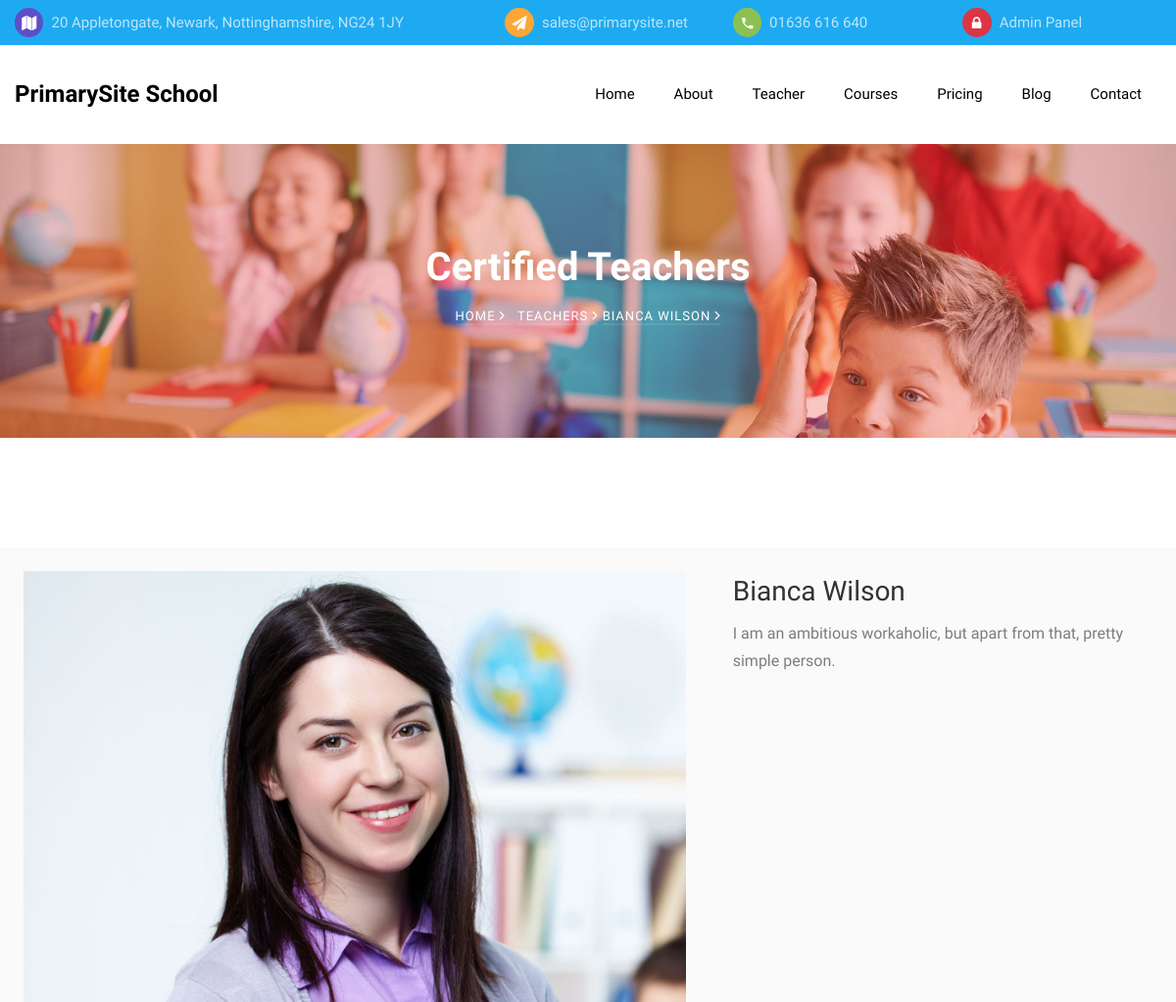
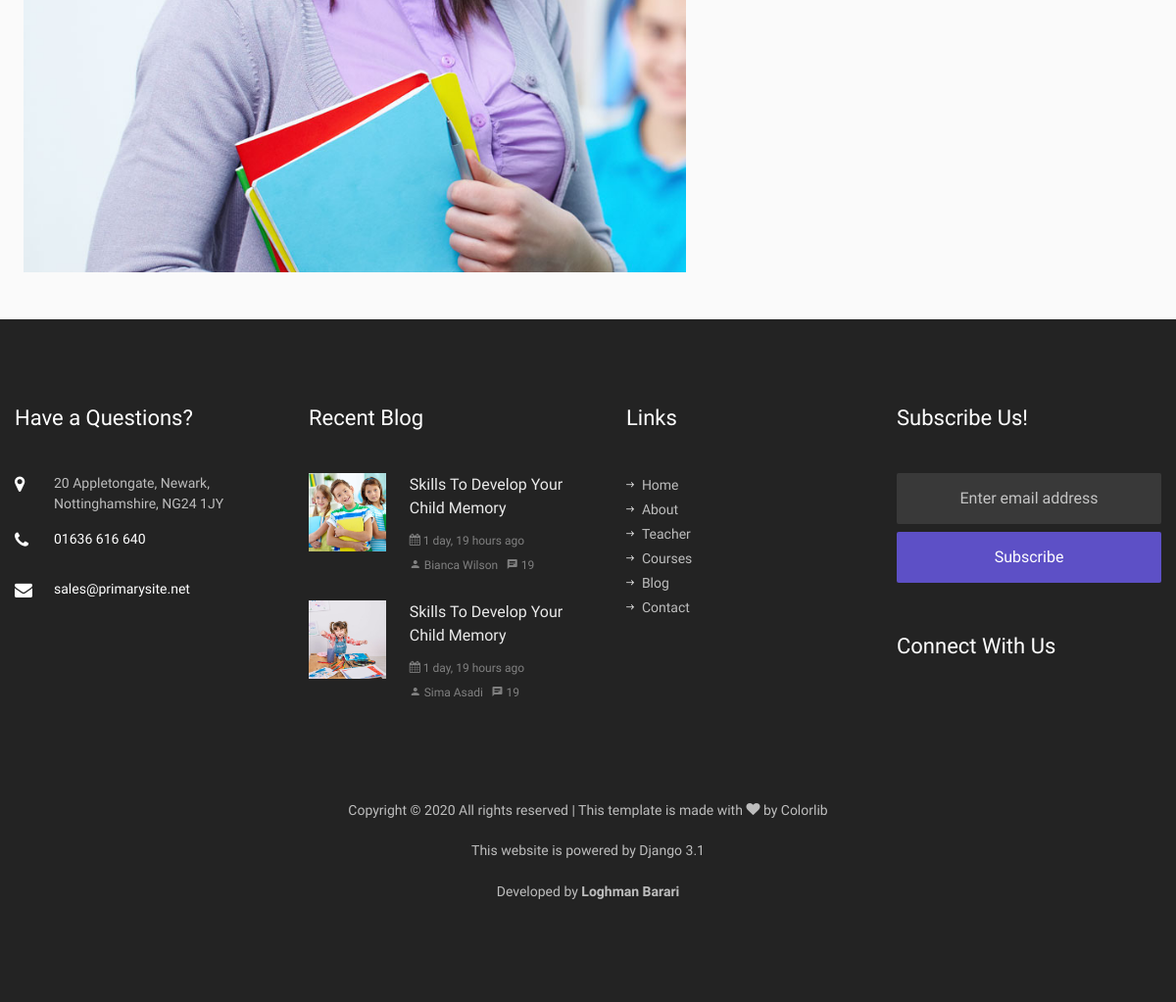
Page /teachers/1 on the committed database (2 pictures, top to bottom).
### pages/models.py (models this page shows, shortened)
class Setting(models.Model):
    class Meta:
        db_table = 'kiddos_settings'
    name = models.CharField('Name', primary_key=True,
                            max_length=50, blank=False, null=False)
    value = models.TextField('Value', blank=True, null=True)

class Teacher(models.Model):
    class Meta:
        db_table = 'kiddos_teacher'
    full_name = models.CharField(_('Full Name'), max_length=60)
    position = models.ForeignKey(TeacherPosition, on_delete=models.DO_NOTHING,
                                 related_name='+', verbose_name=_('Position'))
    short_desc = models.CharField(_('Short Description'), max_length=256)
    photo = models.ImageField(verbose_name=_('Photo'), upload_to='photos/%Y/%m/%d/',
                              null=True, blank=True)
    twitter = models.CharField(_('Twitter Account'), max_length=30,
                               blank=True, null=True)
    facebook = models.CharField(_('Facebook Account'), max_length=30,
                                blank=True, null=True)
    googleplus = models.CharField(_('Google+ Account'), max_length=30,
                                  blank=True, null=True)
    instagram = models.CharField(_('Instagram Account'), max_length=30,
                                 blank=True, null=True)
    is_published = models.BooleanField(_('Is published!'),
                                       default=True, null=False)
    publish_on_index = models.BooleanField(_('Is published on index page?!'),
                                           default=True, null=False)
    def __str__(self):
        return self.full_name

class BlogPost(models.Model):
    class Meta:
        db_table = 'kiddos_blog_post'
    title = models.CharField('Title', max_length=128, blank=False, null=False)
    short_desc = models.CharField('Short Description', max_length=256)
    body = models.TextField('Body')
    tags = models.CharField(_('Tags'), max_length=128,
                            blank=True, null=False, default='')
    image = models.ImageField('Image', upload_to='images/%Y/%m/%d/')
    is_published = models.BooleanField(_('Is published!'), default=True)
    author = models.ForeignKey('pages.Teacher', on_delete=models.DO_NOTHING,
                               related_name='+', null=True,
                               verbose_name=_('Author'))
    create_date = models.DateTimeField(verbose_name=_('Creation Date'),
                                       default=datetime.now, blank=True)
    create_user = models.ForeignKey(
        settings.AUTH_USER_MODEL,
        on_delete=models.CASCADE,
        related_name='+',
        blank=True,
        null=True,
        verbose_name=_('Created by'),
    )

### pages/views.py (the view)
# urls.py: path('teachers', views.teacher, name='teachers'),
def teacher(request, id=None):
    if id is None:
        teachers = models.Teacher.objects.filter(is_published=True)
        return render(request, 'pages/teachers.html', {'teachers': teachers})
    teacher = get_object_or_404(models.Teacher, pk=id)
    return render(request, 'pages/teacher.html', {'teacher': teacher})

### pages/views.py (called while the page is built)
def render(request, template, data=None):
    if data is None:
        data = {}
    data.update(services.get_website_settings())
    return _render(request, template, data)

### templates/pages/teacher.html
{% extends 'base.html' %}
{% load static %}
{% block content %}
<section class="hero-wrap hero-wrap-2" style="background-image: url('{% static 'images/bg_2.jpg' %}');">
  <div class="overlay"></div>
  <div class="container">
    <div class="row no-gutters slider-text align-items-center justify-content-center">
      <div class="col-md-9 ftco-animate text-center">
        <h1 class="mb-2 bread">Certified Teachers</h1>
        <p class="breadcrumbs">
          <span class="mr-2">
            <a href="{% url 'index' %}">Home <i class="ion-ios-arrow-forward"></i></a>
          </span>
          <span><a href="{% url 'teachers' %}">Teachers <i class="ion-ios-arrow-forward"></i></a></span>
          <span>{{ teacher }} <i class="ion-ios-arrow-forward"></i></span>
        </p>
      </div>
    </div>
  </div>
</section>
<section class="ftco-section ftco-no-pb">
  <div class="container">
    <div class="row">
      <div class=" d-flex p-4 bg-light">
        <div class="bio mr-5">
          <img src="{{ teacher.photo.url }}" alt="{{ teacher.full_name }}" class="img-fluid mb-4">
        </div>
        <div class="desc">
          <h3>{{ teacher.full_name }}</h3>
          <p>{{ teacher.short_desc }}</p>
        </div>
      </div>
    </div>
  </div>
</section>
{% endblock %}

### templates/base.html (shortened to what this page needs)
{% load static %}
<!DOCTYPE html>
<html lang="en">
<head>
    <link rel="stylesheet" href="{% static 'css/open-iconic-bootstrap.min.css' %}">
    <link rel="stylesheet" href="{% static 'css/animate.css' %}">
    <link rel="stylesheet" href="{% static 'css/owl.carousel.min.css' %}">
    <link rel="stylesheet" href="{% static 'css/owl.theme.default.min.css' %}">
    <link rel="stylesheet" href="{% static 'css/magnific-popup.css' %}">
    <link rel="stylesheet" href="{% static 'css/aos.css' %}">
    <link rel="stylesheet" href="{% static 'css/ionicons.min.css' %}">
    <link rel="stylesheet" href="{% static 'css/flaticon.css' %}">
    <link rel="stylesheet" href="{% static 'css/icomoon.css' %}">
    <link rel="stylesheet" href="{%  static 'css/style.css' %}">
</head>
<body>
    {% include 'partials/_topbar.html' %}
    {% include 'partials/_navbar.html' %}
    {% block content %}
    {% endblock %}
    {% include 'partials/_footer.html'%}
</body>
</html>

### templates/partials/_topbar.html
<div class="py-2 bg-primary">
    <div class="container">
        <div class="row no-gutters d-flex align-items-start align-items-center px-3 px-md-0">
            <div class="col-lg-12 d-block">
                <div class="row d-flex">
                    <div class="col-md-5 pr-4 d-flex topper align-items-center">
                        <div class="icon bg-fifth mr-2 d-flex justify-content-center align-items-center"><span
                                class="icon-map"></span></div>
                        <span class="text">{{ settings_address }}</span>
                    </div>
                    <div class="col-md pr-4 d-flex topper align-items-center">
                        <div class="icon bg-secondary mr-2 d-flex justify-content-center align-items-center"><span
                                class="icon-paper-plane"></span></div>
                        <a href="mailto:{{ settings_email }}"><span class="text">{{ settings_email }}</span></a>
                    </div>
                    <div class="col-md pr-4 d-flex topper align-items-center">
                        <div class="icon bg-tertiary mr-2 d-flex justify-content-center align-items-center"><span
                                class="icon-phone2"></span></div>
                        <span class="text">{{ settings_phone_no }}</span>
                    </div>
                    <div class="col-md pr-4 d-flex topper align-items-center">
                        <div class="icon bg-danger mr-2 d-flex justify-content-center align-items-center"><span
                                class="icon-lock"></span></div>
                        <a href="{% url 'admin:login' %}"><span class="text">Admin Panel</span></a>
                    </div>
                </div>
            </div>
        </div>
    </div>
</div>

### templates/partials/_navbar.html (shortened to what this page needs)
<nav class="navbar navbar-expand-lg navbar-dark bg-dark ftco_navbar ftco-navbar-light" id="ftco-navbar">
    <div class="container d-flex align-items-center">
        <a class="navbar-brand" href="{% url 'index' %}">{{ settings_website_name }}</a>
        <div class="collapse navbar-collapse" id="ftco-nav">
            <ul class="navbar-nav ml-auto">
                <li {% if '/' == request.path %} class="nav-item active" {% else %} class="nav-item" {% endif %}><a
                        href="{% url 'index' %}" class="nav-link pl-0">Home</a></li>
                <li {% if '/about' == request.path %} class="nav-item active" {% else %} class="nav-item" {% endif %}><a
                        href="{% url 'about' %}" class="nav-link">About</a></li>
                <li {% if '/teacher' == request.path %} class="nav-item active" {% else %} class="nav-item" {% endif %}>
                    <a href="{% url 'teachers' %}" class="nav-link">Teacher</a></li>
                <li {% if '/courses' == request.path %} class="nav-item active" {% else %} class="nav-item" {% endif %}>
                    <a href="{% url 'courses' %}" class="nav-link">Courses</a></li>
                <li {% if '/pricing' == request.path %} class="nav-item active" {% else %} class="nav-item" {% endif %}>
                    <a href="{% url 'pricing' %}" class="nav-link">Pricing</a></li>
                <li {% if '/blog' == request.path %} class="nav-item active" {% else %} class="nav-item" {% endif %}><a
                        href="{% url 'blog' %}" class="nav-link">Blog</a></li>
                <li {% if '/contact' == request.path %} class="nav-item active" {% else %} class="nav-item" {% endif %}>
                    <a href="{% url 'contact' %}" class="nav-link">Contact</a></li>
            </ul>
        </div>
    </div>
</nav>

### templates/partials/_footer.html (shortened to what this page needs)
{% load humanize %}
<footer class="ftco-footer ftco-bg-dark ftco-section">
  <div class="container">
    <div class="row mb-5">
      <div class="col-md-6 col-lg-3">
        <div class="ftco-footer-widget mb-5">
          <h2 class="ftco-heading-2">Have a Questions?</h2>
          <div class="block-23 mb-3">
            <ul>
              <li>
                <span class="icon icon-map-marker"></span>
                <span class="text">{{ settings_address }}</span>
              </li>
              <li>
                <a href="#"><span class="icon icon-phone"></span>
                  <span class="text">{{ settings_phone_no }}</span></a>
              </li>
              <li>
                <a href="#">
                  <span class="icon icon-envelope"></span>
                  <span class="text">{{ settings_email }}</span></a>
              </li>
            </ul>
          </div>
        </div>
      </div>
      <div class="col-md-6 col-lg-3">
        <div class="ftco-footer-widget mb-5">
          <h2 class="ftco-heading-2">Recent Blog</h2>
          {% if latest_blog_posts %} {% for blog_post in latest_blog_posts %}
          <div class="block-21 mb-4 d-flex">
            <a href="{% url 'blog-single' blog_post.id %}" class="blog-img mr-4"
              style="background-image: url('{{ blog_post.image.url }}');"></a>
            <div class="text">
              <h3 class="heading">
                <a href="{% url 'blog-single' blog_post.id %}">
                  {{ blog_post.title }}</a></h3>
              <div class="meta">
                <div>
                  <a href="#">
                    <span class="icon-calendar"></span>
                    {{ blog_post.create_date|naturaltime }}</a>
                </div>
                <div>
                  <a href="{% url 'teacher' blog_post.author.id %}"><span class="icon-person"></span>
                    {{ blog_post.author }}</a>
                </div>
                <div>
                  <a href="#"><span class="icon-chat"></span> 19</a>
                </div>
              </div>
            </div>
          </div>
          {% endfor %} {% else %}
          <h3>No recent post found!</h3>
          {% endif %}
        </div>
      </div>
      <div class="col-md-6 col-lg-3">
        <div class="ftco-footer-widget mb-5 ml-md-4">
          <h2 class="ftco-heading-2">Links</h2>
          <ul class="list-unstyled">
            <li>
              <a href="{% url 'index' %}"><span class="ion-ios-arrow-round-forward mr-2"></span>Home</a>
            </li>
            <li>
              <a href="{% url 'about' %}"><span class="ion-ios-arrow-round-forward mr-2"></span>About</a>
            </li>
            <li>
              <a href="{% url 'teachers' %}"><span class="ion-ios-arrow-round-forward mr-2"></span>Teacher</a>
            </li>
            <li>
              <a href="{% url 'courses' %}"><span class="ion-ios-arrow-round-forward mr-2"></span>Courses</a>
            </li>
            <li>
              <a href="{% url 'blog' %}"><span class="ion-ios-arrow-round-forward mr-2"></span>Blog</a>
            </li>
            <li>
              <a href="{% url 'contact' %}"><span class="ion-ios-arrow-round-forward mr-2"></span>Contact</a>
            </li>
          </ul>
        </div>
      </div>
      <div class="col-md-6 col-lg-3">
        <div class="ftco-footer-widget mb-5">
          <h2 class="ftco-heading-2">Subscribe Us!</h2>
          <form action="{% url 'subscribe-me' %}" method="POST" class="subscribe-form">
            <div class="form-group">
              <input type="email" name="email" required class="form-control mb-2 text-center"
                placeholder="Enter email address" />
              <input type="submit" value="Subscribe" class="form-control submit px-3" />
            </div>
          </form>
        </div>
        <div class="ftco-footer-widget mb-5">
          <h2 class="ftco-heading-2 mb-0">Connect With Us</h2>
          <ul class="ftco-footer-social list-unstyled float-md-left float-lft mt-3">
          </ul>
        </div>
      </div>
    </div>
    <div class="row">
      <div class="col-md-12 text-center">
        <p>
          Copyright &copy;
          All rights reserved | This template is made with
          <i class="icon-heart" aria-hidden="true"></i> by
          <a href="https://colorlib.com" target="_blank">Colorlib</a>
        </p>
        <p>This website is powered by Django 3.1</p>
        <p>
          Developed by
          <b><a href="https://ir.linkedin.com/in/loghman-barari-13095724" target="_blank">Loghman Barari</a>
          </b>
        </p>
      </div>
    </div>
  </div>
</footer>

### kiddos/static/css/icomoon.css (style rules this page uses)
[class^="icon-"], [class*=" icon-"] { font-family: 'icomoon' !important; speak: none; font-style: normal; font-weight: normal; font-variant: normal; text-transform: none; line-height: 1; -webkit-font-smoothing: antialiased; -moz-osx-font-smoothing: grayscale; }
.icon-heart:before { content: "\f004"; }
.icon-lock:before { content: "\f023"; }
.icon-map-marker:before { content: "\f041"; }
.icon-calendar:before { content: "\f073"; }
.icon-phone:before { content: "\f095"; }
.icon-envelope:before { content: "\f0e0"; }
.icon-paper-plane:before { content: "\f1d8"; }
.icon-map:before { content: "\f279"; }
.icon-phone2:before { content: "\e0cd"; }
.icon-chat:before { content: "\e0b7"; }
.icon-person:before { content: "\e7fd"; }

### rows in the picture
Setting: value "20 Appletongate, Newark, Nottinghamshire, NG24 1JY"
Setting: value "sales@primarysite.net"
Setting: value "01636 616 640"
Setting: value "PrimarySite School"
Teacher: full_name "BIANCA WILSON", photo (picture), full_name "Bianca Wilson", short_desc "I am an ambitious workaholic, but apart from that, pretty simple person."
BlogPost: image (picture), title "Skills To Develop Your Child Memory", create_date "1 day, 19 hours ago", author "Bianca Wilson"
BlogPost: image (picture), title "Skills To Develop Your Child Memory", create_date "1 day, 19 hours ago", author "Sima Asadi"
